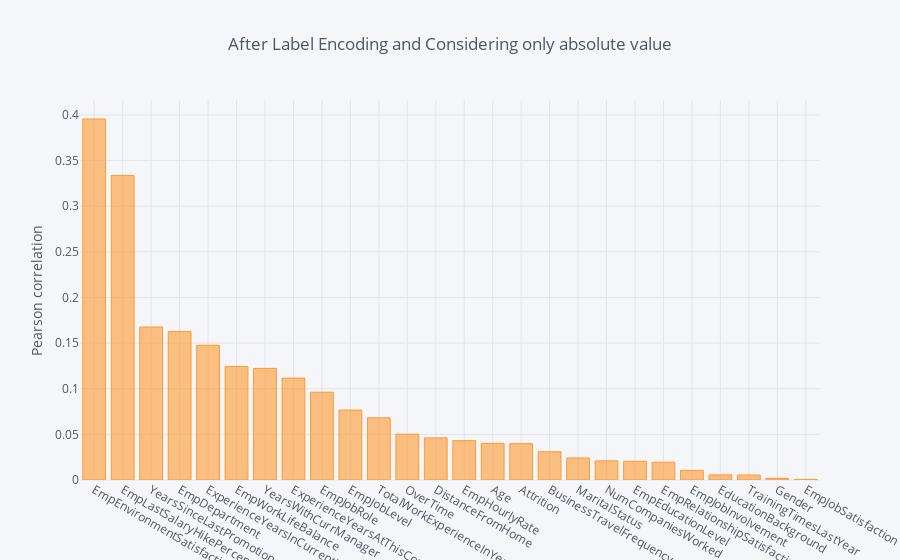

Notebook source saved alongside this figure:
### Code cell
#plotting corelation of 'PerformanceRating' in descending order after label encoding (considering only absolute values)
np.abs(abc_le.corr()['PerformanceRating'][:-1]).sort_values(ascending=False).iplot(kind='bar',yTitle='Pearson correlation',
                                                        title='After Label Encoding and Considering only absolute value')

### Figure 1 — Plotly figure (JSON) as saved in the notebook; plotly's stock layout.template omitted (floating-point values rounded to 4 significant figures)
{"data": [{"marker": {"color": "rgba(255, 153, 51, 0.6)", "line": {"color": "rgba(255, 153, 51, 1.0)", "width": 1}}, "name": "PerformanceRating", "orientation": "v", "text": "", "type": "bar", "uid": "6ec37b97-2e94-406f-90d7-2b44a31ff303", "x": ["EmpEnvironmentSatisfaction", "EmpLastSalaryHikePercent", "YearsSinceLastPromotion", "EmpDepartment", "ExperienceYearsInCurrentRole", "EmpWorkLifeBalance", "YearsWithCurrManager", "ExperienceYearsAtThisCompany", "EmpJobRole", "EmpJobLevel", "TotalWorkExperienceInYears", "OverTime", "DistanceFromHome", "EmpHourlyRate", "Age", "Attrition", "BusinessTravelFrequency", "MaritalStatus", "NumCompaniesWorked", "EmpEducationLevel", "EmpRelationshipSatisfaction", "EmpJobInvolvement", "EducationBackground", "TrainingTimesLastYear", "Gender", "EmpJobSatisfaction"], "y": [0.3956, 0.3337, 0.1676, 0.1626, 0.1476, 0.1244, 0.1223, 0.1116, 0.09621, 0.07663, 0.06814, 0.05021, 0.04614, 0.04312, 0.04016, 0.0398, 0.03102, 0.02417, 0.02098, 0.02053, 0.0195, 0.01054, 0.005607, 0.005443, 0.00178, 0.0006059]}], "layout": {"legend": {"bgcolor": "#F5F6F9", "font": {"color": "#4D5663"}}, "paper_bgcolor": "#F5F6F9", "plot_bgcolor": "#F5F6F9", "title": {"font": {"color": "#4D5663"}, "text": "After Label Encoding and Considering only absolute value"}, "xaxis": {"gridcolor": "#E1E5ED", "showgrid": true, "tickfont": {"color": "#4D5663"}, "title": {"font": {"color": "#4D5663"}, "text": ""}, "zerolinecolor": "#E1E5ED"}, "yaxis": {"gridcolor": "#E1E5ED", "showgrid": true, "tickfont": {"color": "#4D5663"}, "title": {"font": {"color": "#4D5663"}, "text": "Pearson correlation"}, "zerolinecolor": "#E1E5ED"}}}
